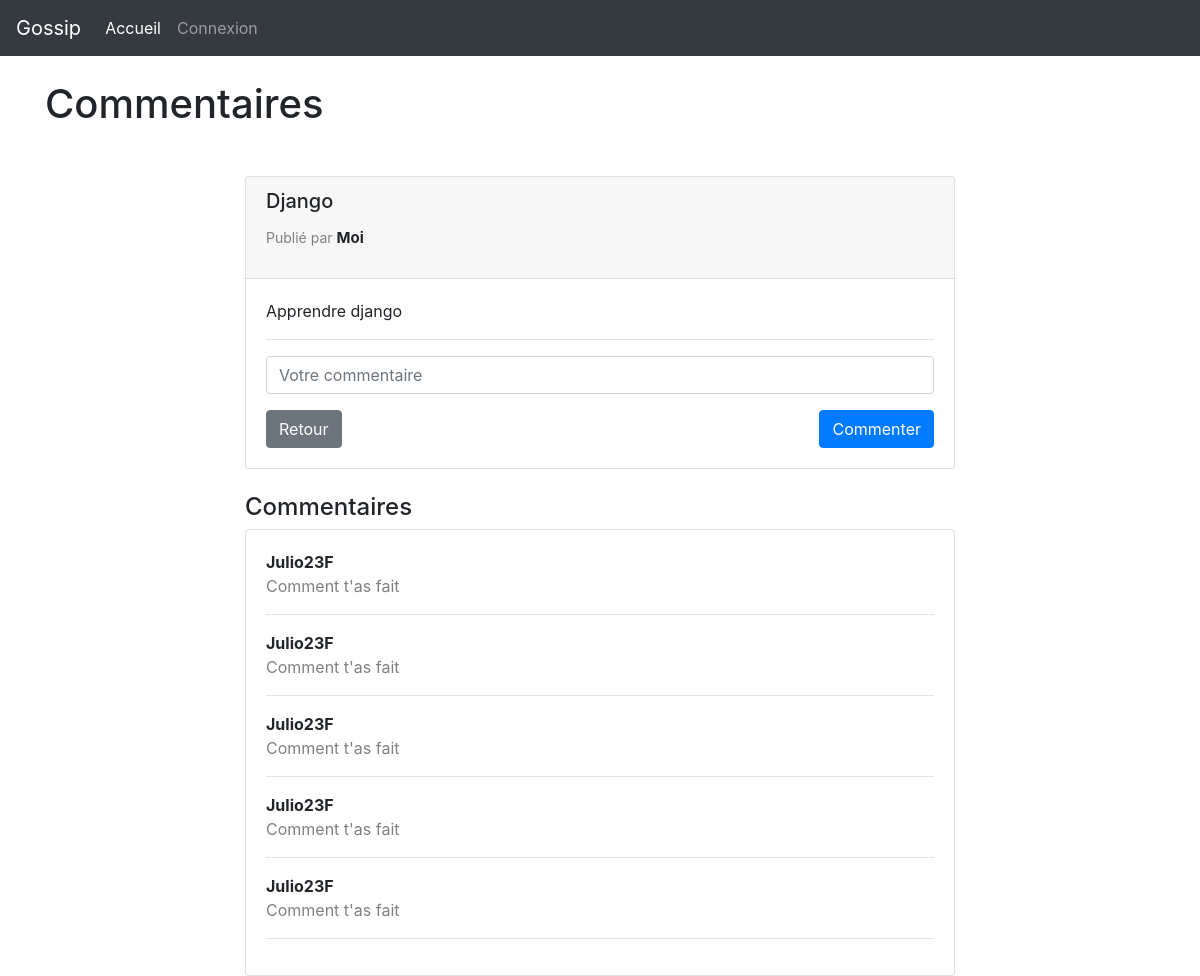
Page /home/dzadfz/ on the committed database.
### add/models.py (models this page shows)
class Gossip(models.Model):
    title = models.CharField(max_length=150)
    content = models.TextField()
    user = models.ForeignKey(AUTH_USER_MODEL, on_delete=models.CASCADE)
    slug = models.SlugField()
    def __str__(self):
        return f"{self.title} publié par {self.user}"

class Comment(models.Model):
    content = models.TextField()
    user = models.ForeignKey(User, on_delete=models.CASCADE)
    gossip = models.ForeignKey(Gossip, on_delete=models.CASCADE)
    def __str__(self):
        return f"{self.gossip} : {self.content} commenté par {self.user}"

### accounts/models.py (models this page shows)
class User(AbstractUser):
    pass

### pub/views.py (the view)
# urls.py: path("<str:slug>/", views.comment, name="comment"),
def comment(request, slug):
    gossip = Gossip.objects.get(slug = slug)
    comments = Comment.objects.filter(gossip = gossip)
    print(comments)
    if request.method == "POST":
        content = request.POST.get("content")
        comment = Comment(content = content, user = request.user, gossip = gossip)
        comment.save()
    return render(request, "comment.html", {"gossip" : gossip, "comments" : comments})

### pub/templates/comment.html (shortened to what this page needs)
{% extends 'base.html' %}
{% block content %}
    <h1>Commentaires</h1>
    <div class="container mt-5">
        <div class="row justify-content-center">
            <div class="col-md-8">
                <div class="card">
                    <div class="card-header">
                        <h5 class="card-title">{{ gossip.title }}</h5>
                        <p>
                            <span style="color: gray; font-size: 14px">
                                Publié par
                            </span>
                            <span style="font-weight: bold; font-size: 15px">
                                {{gossip.user}}
                            </span>
                        </p>
                    </div>
                    <div class="card-body">
                        <p class="card-text">{{ gossip.content }}</p>
                        <hr>
                        <form method="POST">
                            <div class="form-group">
                                <input id="content" name="content" type="text" class="form-control" placeholder="Votre commentaire">
                            </div>
                            <div class="d-flex justify-content-between">
                                <a href="{% url 'home' %}" class="btn btn-secondary">Retour</a>
                                <button type="submit" class="btn btn-primary">Commenter</button>
                            </div>
                        </form>
                    </div>
                </div>
                <br>
                <h4>Commentaires</h4>
                <div class="card">
                    <div class="card-body">
                        {% for comment in comments %}
                            <span style="font-size: 16px; font-weight: bolder;">{{comment.user}}</span>
                            <p class="card-text" style="color: gray">{{ comment.content }}</p>
                            <hr>
                        {% endfor %}
                    </div>
                </div>
            </div>
        </div>
    </div>
{% endblock %}

### rows in the picture
Gossip: title "Django", user "Moi", content "Apprendre django"
Comment: user "Julio23F", content "Comment t'as fait"
Comment: user "Julio23F", content "Comment t'as fait"
Comment: user "Julio23F", content "Comment t'as fait"
Comment: user "Julio23F", content "Comment t'as fait"
Comment: user "Julio23F", content "Comment t'as fait"
